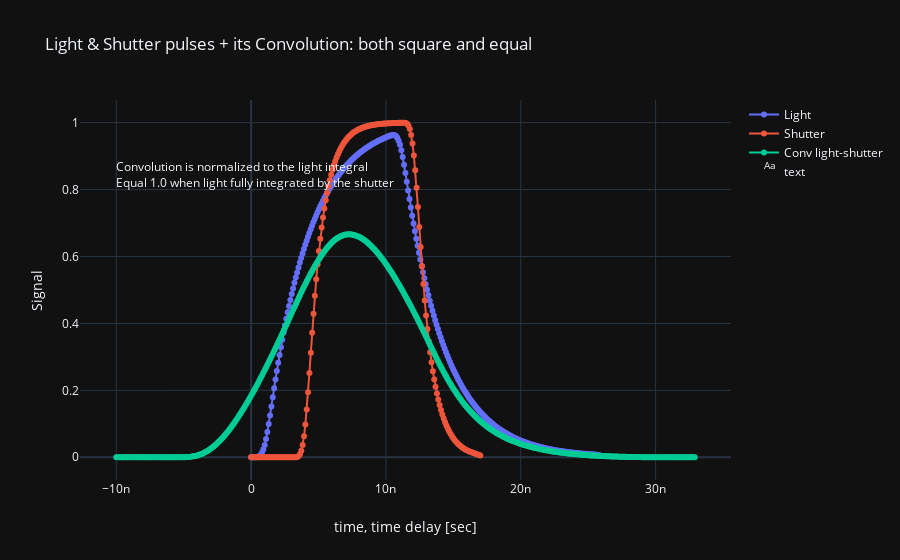

Notebook code cell kept with this figure:
### Code cell
photonic = Photonic(config='Cfg3')
rise = 0.3e-8
fall = 0.3e-8
width = 1e-8
y1, t1 = photonic.generate_pulse(rise=rise, fall=fall, width=width, smooth=True)

rise = 1e-9
fall = 1e-9
width = 0.8e-8
delay = 3e-9
y2, t2 = photonic.generate_pulse(delay=delay, rise=rise, fall=fall, width=width, smooth=True)

y3, t3 = photonic.conv_light_shutter(t_light=t1, y_light=y1, t_shutter=t2, y_shutter=y2)

trace0 = go.Scatter(x=t1,
                    y=y1, mode='lines+markers',  # Select 'lines', 'markers' or 'lines+markers'
                    name='Light')
trace1 = go.Scatter(x=t2,
                    y=y2, mode='lines+markers',
                    name='Shutter')
trace2 = go.Scatter(x=t3-width-2*1e-9,
                    y=y3, mode='lines+markers',
                    name='Conv light-shutter')
trace3 = go.Scatter(x=[-10e-9],
                    y=[0.8], mode='text', textposition='top right',
                    name='text', text=['Convolution is normalized to the light integral' 
                                       + '<br>Equal 1.0 when light fully integrated by the shutter'])

data = [trace0, trace1, trace2, trace3]

layout = dict(title='Light & Shutter pulses + its Convolution: both square and equal',
              xaxis=dict(title='time, time delay [sec]',type='linear'),  # Select 'log' or 'linear'
              yaxis=dict(title='Signal',type='linear'),  # Select 'log' or 'linear'
              template='plotly_dark')

iplot(dict(data=data, layout=layout))

### Figure 1 — Plotly figure (JSON) as saved in the notebook; plotly's stock layout.template omitted (floating-point values rounded to 4 significant figures; data arrays with more than 128 entries replaced by an {"elided": "..."} marker saying what was removed)
{"data": [{"mode": "lines+markers", "name": "Light", "type": "scatter", "x": {"elided": "260 float values"}, "y": {"elided": "260 float values"}}, {"mode": "lines+markers", "name": "Shutter", "type": "scatter", "x": {"elided": "170 float values"}, "y": {"elided": "170 float values"}}, {"mode": "lines+markers", "name": "Conv light-shutter", "type": "scatter", "x": {"elided": "429 float values"}, "y": {"elided": "429 float values"}}, {"mode": "text", "name": "text", "text": ["Convolution is normalized to the light integral<br>Equal 1.0 when light fully integrated by the shutter"], "textposition": "top right", "type": "scatter", "x": [-1e-08], "y": [0.8]}], "layout": {"title": {"text": "Light & Shutter pulses + its Convolution: both square and equal"}, "xaxis": {"title": {"text": "time, time delay [sec]"}, "type": "linear"}, "yaxis": {"title": {"text": "Signal"}, "type": "linear"}}}
